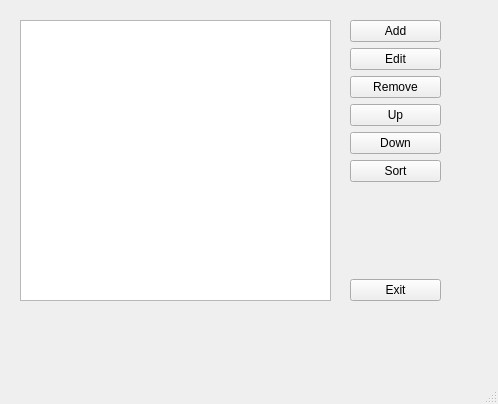
<?xml version="1.0" encoding="UTF-8"?>
<ui version="4.0">
 <class>MainWindow</class>
 <widget class="QMainWindow" name="MainWindow">
  <property name="geometry">
   <rect>
    <x>0</x>
    <y>0</y>
    <width>498</width>
    <height>404</height>
   </rect>
  </property>
  <property name="windowTitle">
   <string>MainWindow</string>
  </property>
  <widget class="QWidget" name="centralwidget">
   <widget class="QListWidget" name="listItems">
    <property name="geometry">
     <rect>
      <x>20</x>
      <y>20</y>
      <width>311</width>
      <height>281</height>
     </rect>
    </property>
   </widget>
   <widget class="QWidget" name="">
    <property name="geometry">
     <rect>
      <x>350</x>
      <y>20</y>
      <width>91</width>
      <height>281</height>
     </rect>
    </property>
    <layout class="QVBoxLayout" name="verticalLayout">
     <item>
      <widget class="QPushButton" name="btnAdd">
       <property name="text">
        <string>Add</string>
       </property>
      </widget>
     </item>
     <item>
      <widget class="QPushButton" name="btnEdit">
       <property name="text">
        <string>Edit</string>
       </property>
      </widget>
     </item>
     <item>
      <widget class="QPushButton" name="btnRemove">
       <property name="text">
        <string>Remove</string>
       </property>
      </widget>
     </item>
     <item>
      <widget class="QPushButton" name="btnUp">
       <property name="text">
        <string>Up</string>
       </property>
      </widget>
     </item>
     <item>
      <widget class="QPushButton" name="btnDown">
       <property name="text">
        <string>Down</string>
       </property>
      </widget>
     </item>
     <item>
      <widget class="QPushButton" name="btnSort">
       <property name="text">
        <string>Sort</string>
       </property>
      </widget>
     </item>
     <item>
      <spacer name="verticalSpacer">
       <property name="orientation">
        <enum>Qt::Vertical</enum>
       </property>
       <property name="sizeHint" stdset="0">
        <size>
         <width>20</width>
         <height>40</height>
        </size>
       </property>
      </spacer>
     </item>
     <item>
      <widget class="QPushButton" name="btnExit">
       <property name="text">
        <string>Exit</string>
       </property>
      </widget>
     </item>
    </layout>
   </widget>
  </widget>
  <widget class="QMenuBar" name="menubar">
   <property name="geometry">
    <rect>
     <x>0</x>
     <y>0</y>
     <width>498</width>
     <height>21</height>
    </rect>
   </property>
  </widget>
  <widget class="QStatusBar" name="statusbar"/>
 </widget>
 <resources/>
 <connections/>
</ui>
